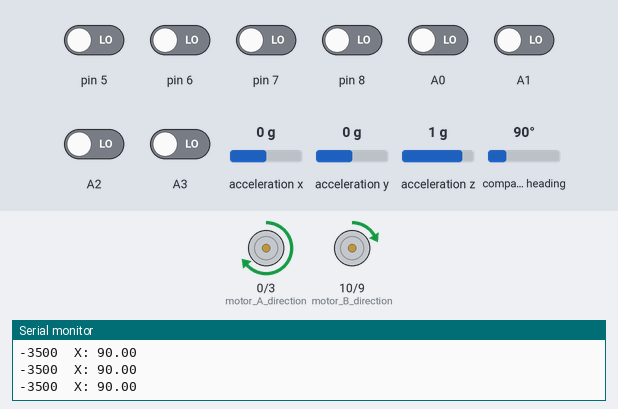
Bench run of a sketch on a simulated Arduino Uno, built for the host (arithmetic inside an expression is 32-bit, double 64-bit). Shown: direction and speed pins drawn as motors (green arrow = direction pin HIGH = forward, orange = LOW = backward, longer = more drive), the last lines printed to the serial monitor. The test bench sets the inputs (shaded band); at power-on: A0–3, pin 5–8 LOW, compass heading 90°, acceleration x 0 g, acceleration y 0 g, acceleration z 1 g. Storage starts empty.

Above: at 11.2 s.
11.3 s: compass heading set to 180°
At 11.6 s:
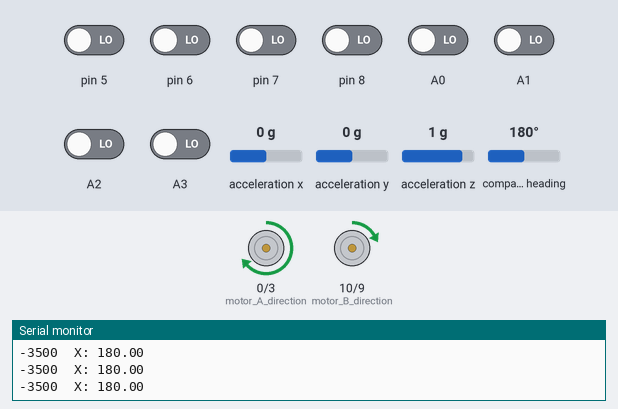
12.8 s: pin 5 driven HIGH
At 14.0 s:
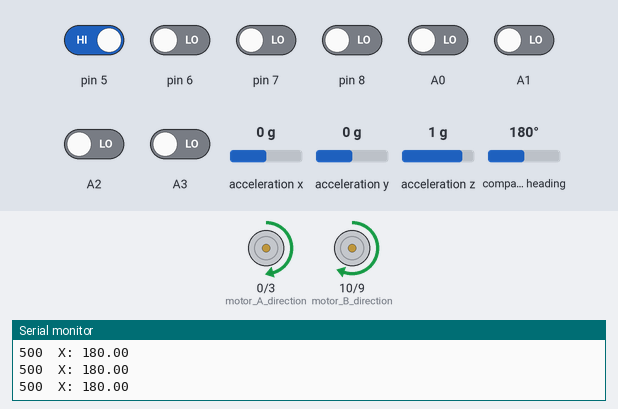
14.3 s: A2 driven HIGH
At 15.3 s:
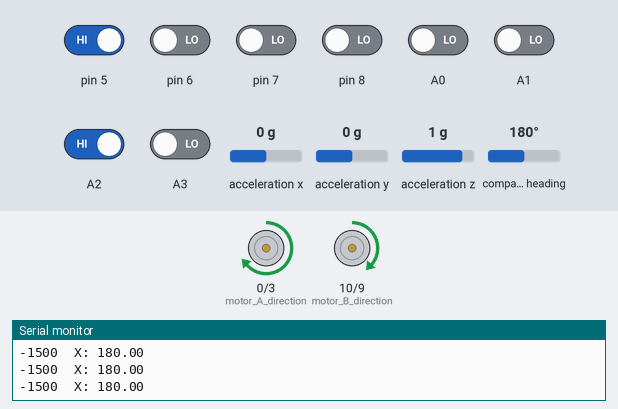
15.8 s: pin 6 driven HIGH
At 16.5 s:
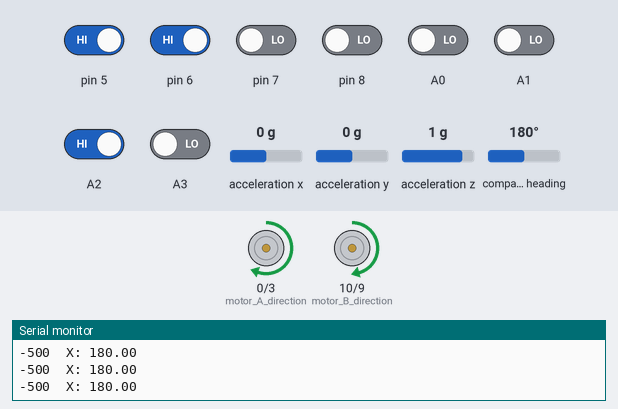
17.3 s: pin 7 driven HIGH
At 17.6 s:
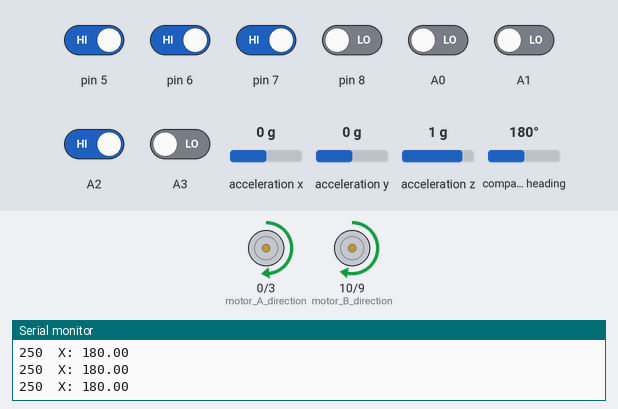
18.8 s: pin 8 driven HIGH
At 19.9 s:
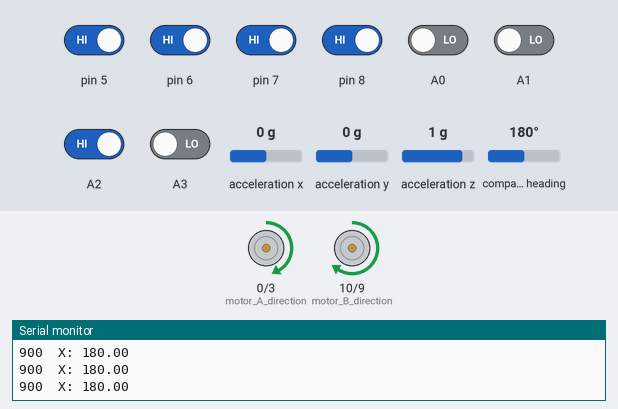
Timing chart, 0 to 21.8 s (numbered marks = the images above; inputs shaded):
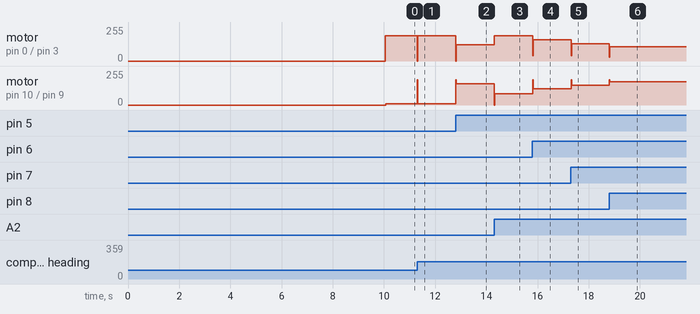

The sketch:

sketch_dec25a.ino
```cpp
#include <Wire.h>
#include <Adafruit_Sensor.h>
#include <Adafruit_BNO055.h>
#include <utility/imumaths.h>
#include <SPI.h>


#include <SD.h>

File myFile;

#include <QTRSensors.h>
#define NUM_SENSORS   8     // number of sensors used
#define TIMEOUT       2500  // waits for 2500 microseconds for sensor outputs to go low
#define EMITTER_PIN   2     // emitter is controlled by digital pin 2
QTRSensorsRC qtrrc((unsigned char[]) {
  A2, A3, A0, A1, 5, 6, 7, 8
}, NUM_SENSORS, TIMEOUT, EMITTER_PIN);
#define BNO055_SAMPLERATE_DELAY_MS (100)

Adafruit_BNO055 bno = Adafruit_BNO055();

unsigned int sensorValues[NUM_SENSORS];
const int motor_A_direction = 0; // sol motor
const int motor_B_direction = 10; // sag motor
//const int motor_B_fren = 8;
//const int motor_A_fren = 9;
const int motor_A_speed = 3;
const int motor_B_speed = 9;
int M1_minumum_speed = 140;    //minimum speed of the Motor1
int M2_minumum_speed = 140;  //minimum speed of the Motor2
int M1_maksimum_speed = 190; //max. speed of the Motor1
int M2_maksimum_speed = 190 ; //max. speed of the Motor2
float dinamik = 100000;
float KP = 0.037;
//float KP1 = 0.015;//*//Robotu gozlemle. Hedef yalpalasa bile cizgiyi takip etmesidir. Robot cizgiyi kaybediyorsa degeri dusur, salinim yapmiyor ve yavasliyor ise arttir. ( Note: Kp < Kd)
//float KP2 = 0.001;
//float KP3 = 0.019;//*
//float KP4 = 0.013;
//float KP5 = 0.022;//*
//float KP6 = 0.025;
float KD = 0.12; //Eger cizgiyi takip edebiliyorsak artik kd degerini 1 yap. salinim azalana kadar bu degeri arttirmaya devam et. Deger ondalik sayi olabilir.
float KI = 0;/*Eger robot cizgiyi kararli bir sekilde takip ediyorsa, bu degere 1-0.5 arasinda bir deger ver. Ki degeri cok yuksek ise robot cok hizli salinim yapacaktir.
               eger deger cok dusukse herhangi bir hissedilir fark goremeyeceksin. Sayi az az arttirilmalidir.                 */
int flag = 0;
float  gyroF =0;
int lastError = 0;
int integral = 0;
float gyroT = 0;
void setup()
{
  DDRD |=(1<<0) | (1<<3);
  DDRB |= (1 << 1) | (1<<2);

    Serial.begin(9600);
    Serial.println("Orientation Sensor Raw Data Test"); Serial.println("");

    if(!bno.begin())
  {
    /* There was a problem detecting the BNO055 ... check your connections */
    Serial.print("Ooops, no BNO055 detected ... Check your wiring or I2C ADDR!");
    while(1);
  }

  bno.setExtCrystalUse(true);

  // On the Ethernet Shield, CS is pin 4. It's set as an output by default.
  // Note that even if it's not used as the CS pin, the hardware SS pin
  // (10 on most Arduino boards, 53 on the Mega) must be left as an output
  // or the SD library functions will not work.
  if (!SD.begin(4)) {
    Serial.println("initialization failed!");
    return;
  }
  // open the file. note that only one file can be open at a time,
  // so you have to close this one before opening another.
  myFile = SD.open("test.txt", FILE_WRITE);
  SD.remove("test.txt");
  myFile = SD.open("test.txt", FILE_WRITE);
  // if the file opened okay, write to it:
  if (myFile) {
  //  Serial.print("Writing to test.txt...");

   // myFile.println("testing 1, 2, 3.");
  // close the file:
    myFile.close();
 //   Serial.println("done.");
  }


  //************************************ kalibrasyon
  for (int i = 0; i < 400; i++)  // make the calibration take about 10 seconds
  {
    qtrrc.calibrate();       // reads all sensors 10 times at 2500 us per read (i.e. ~25 ms per call)
  }
  // print the calibration minimum values measured when emitters were on

  for (int i = 0; i < NUM_SENSORS; i++)
  {
    Serial.print(qtrrc.calibratedMinimumOn[i]);
    Serial.print(' ');
  }
  Serial.println();
  // print the calibration maximum values measured when emitters were on
  for (int i = 0; i < NUM_SENSORS; i++)
  {
    Serial.print(qtrrc.calibratedMaximumOn[i]);
    Serial.print(' ');
  }
  Serial.println();
  Serial.println();

  hiz(0, 0);
}
void loop()
{

  unsigned int position = qtrrc.readLine(sensorValues);
  int error = position - 3500; // 3500 değeri, sensörlerin çizgiyi tamamen ortaladığında okunan position değeridir.

 // KP=error/dinamik; // 0.004<kp<0,035

/*  if(KP<0) // negatifse pozitif yap
  {
    KP=KP*(-1);
  }

  if(KP<0.004) // minimum kp değeri
  {
    KP=0.004;
  }*/
   imu::Vector<3> euler = bno.getVector(Adafruit_BNO055::VECTOR_EULER);


  gyroT = euler.x() - gyroF ;
  integral = integral + error;
  int turev = error - lastError;
  int pozitif_error=error; // error mutlak değeri


  /* Display the floating point data */


 /* if(pozitif_error<0) // poizitif error değeri...
  {
    pozitif_error= error*(-1);
  }

  if(pozitif_error<1000) {
    KD=pozitif_error/4545; // 0.13<kd<0.22
    if(KD<0.13) {
      KD=0.13;
    }
  }
  else if (pozitif_error<2000)
  {
    KD=pozitif_error/6250; //0.22<kd<0.30
    if(KD<0.22) {
      KD=0.22;
    }
  }
  else if (pozitif_error<3500)
  {
    KD=pozitif_error/8333;  //0.30<kd<0.42
    if(KD<0.30) {
      KD=0.30;
    }
  } */

  int oran=KP * error;
  int td=KD * turev;
  float gyroY = gyroT * 3.5;
  int motorSpeed =  oran + td + (KI * integral) + gyroY;
  lastError = error;
  int leftMotorSpeed ;
   gyroF =euler.x();
  if(M1_minumum_speed - motorSpeed > 0)
  {
     leftMotorSpeed = M1_minumum_speed - motorSpeed;
  }
  else
  {
     leftMotorSpeed = 0;
  }


  int rightMotorSpeed ;
  if(  M2_minumum_speed + motorSpeed >0)
  {
   rightMotorSpeed = M2_minumum_speed + motorSpeed;

  }
  else
  {
    rightMotorSpeed = 0;
  }
   if(leftMotorSpeed > 190)
  {

     leftMotorSpeed = 190;
  }
  if(rightMotorSpeed > 190)
  {

     rightMotorSpeed = 190;
  }
  hiz(leftMotorSpeed, rightMotorSpeed);
  ileri(leftMotorSpeed, rightMotorSpeed);
  // 0 max. yansıma
  // 1000 min. yansıma
  //Serial.print('P');
  Serial.print(error);
  Serial.print('\t');

/*  for (unsigned char i = 0; i < NUM_SENSORS; i++)
  {
  //  Serial.print('s');
    Serial.print(sensorValues[i]);
      Serial.print('\t');
  }
  */
 // Serial.print();
  // kp, kd, ki, motorların min. hız ve maxi. hız verileri araba çizgiyi takip ederken değiştirilebiliyor.
  // data değişkeni, seri haberleşme ile hangi verinin değişeceğinin verisini tutar.

   myFile = SD.open("test.txt", FILE_WRITE);
  //kp, kd, ki, motorların min. ve max. değerlerinin kontrol satırı
  if (myFile) {
  myFile.print("X: ");
  myFile.print(euler.x());
   myFile.print('\t');
  myFile.print(KP,6);
  myFile.print('\t');
  myFile.print(KD,4);
  myFile.print('\t');
//  myFile.print(KI);
 // myFile.print('\t');
  myFile.print(position);
  myFile.print('\t');
  myFile.print(motorSpeed);
  myFile.print('\t');
  myFile.print(error);
  myFile.print('\t');
  myFile.print(oran);
  myFile.print('\t');
  myFile.print(turev);
  myFile.print('\t');
  myFile.print(td);
  myFile.print('\t');
  myFile.print(rightMotorSpeed);
  myFile.print('\t');
  myFile.println(leftMotorSpeed);
  myFile.close();
   } else {
    // if the file didn't open, print an error:
    Serial.println("error opening test.txt");

  }
  Serial.print("X: ");
  Serial.print(euler.x());
   Serial.println();
}
void saga_don()
{
  digitalWrite(motor_A_direction, HIGH); //sol motor
  digitalWrite(motor_B_direction, HIGH); //sag motor


  hiz(150, 100);
}
void sola_don()
{
  digitalWrite(motor_B_direction, HIGH); //sag motor
  digitalWrite(motor_A_direction, HIGH); //sol motor

  hiz(100, 150);
}
void ileri(int motor1speed, int motor2speed)
{
  digitalWrite(motor_A_direction, HIGH);
  digitalWrite(motor_B_direction, HIGH);


}

void hiz(int speed_a, int speed_b)
{
  analogWrite(motor_A_speed, speed_a);
  analogWrite(motor_B_speed, speed_b);
}
void geri()
{
  digitalWrite(motor_A_direction, LOW);

  digitalWrite(motor_B_direction, LOW);

}
```

Measured:
- after the input at 11.3 s, motor on pin 0 (motor_A_direction) / pin 3 (motor_A_speed): forward 190/255 → stopped at once, → forward 190/255 0.02 s later; motor on pin 10 (motor_B_direction) / pin 9 (motor_B_speed): forward 11/255 → forward 190/255 at once, → forward 11/255 0.02 s later
- after the input at 12.8 s, motor on pin 0 (motor_A_direction) / pin 3 (motor_A_speed): forward 190/255 → forward 122/255 at once; motor on pin 10 (motor_B_direction) / pin 9 (motor_B_speed): forward 11/255 → forward 158/255 at once
- after the input at 14.3 s, motor on pin 0 (motor_A_direction) / pin 3 (motor_A_speed): forward 122/255 → forward 190/255 at once; motor on pin 10 (motor_B_direction) / pin 9 (motor_B_speed): forward 158/255 → forward 85/255 at once
- after the input at 15.8 s, motor on pin 0 (motor_A_direction) / pin 3 (motor_A_speed): forward 190/255 → forward 158/255 at once; motor on pin 10 (motor_B_direction) / pin 9 (motor_B_speed): forward 85/255 → forward 122/255 at once
- after the input at 17.3 s, motor on pin 0 (motor_A_direction) / pin 3 (motor_A_speed): forward 158/255 → forward 131/255 at once; motor on pin 10 (motor_B_direction) / pin 9 (motor_B_speed): forward 122/255 → forward 149/255 at once
- after the input at 18.8 s, motor on pin 0 (motor_A_direction) / pin 3 (motor_A_speed): forward 131/255 → forward 107/255 at once; motor on pin 10 (motor_B_direction) / pin 9 (motor_B_speed): forward 149/255 → forward 173/255 at once
